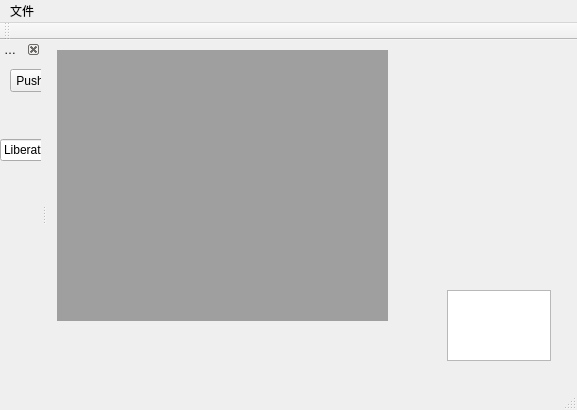
<?xml version="1.0" encoding="UTF-8"?>
<ui version="4.0">
 <class>MainWindow</class>
 <widget class="QMainWindow" name="MainWindow">
  <property name="geometry">
   <rect>
    <x>0</x>
    <y>0</y>
    <width>577</width>
    <height>410</height>
   </rect>
  </property>
  <property name="windowTitle">
   <string>MainWindow</string>
  </property>
  <widget class="QWidget" name="centralwidget">
   <widget class="QMdiArea" name="mdiArea">
    <property name="geometry">
     <rect>
      <x>10</x>
      <y>10</y>
      <width>331</width>
      <height>271</height>
     </rect>
    </property>
   </widget>
   <widget class="QTextEdit" name="textEdit">
    <property name="geometry">
     <rect>
      <x>400</x>
      <y>250</y>
      <width>104</width>
      <height>71</height>
     </rect>
    </property>
   </widget>
  </widget>
  <widget class="QMenuBar" name="menuBar">
   <property name="geometry">
    <rect>
     <x>0</x>
     <y>0</y>
     <width>577</width>
     <height>23</height>
    </rect>
   </property>
   <widget class="QMenu" name="menu">
    <property name="title">
     <string>文件</string>
    </property>
    <addaction name="action_5"/>
   </widget>
   <addaction name="menu"/>
  </widget>
  <widget class="QToolBar" name="toolBar">
   <property name="windowTitle">
    <string>toolBar</string>
   </property>
   <attribute name="toolBarArea">
    <enum>TopToolBarArea</enum>
   </attribute>
   <attribute name="toolBarBreak">
    <bool>false</bool>
   </attribute>
  </widget>
  <widget class="QStatusBar" name="statusBar">
   <property name="sizeGripEnabled">
    <bool>true</bool>
   </property>
  </widget>
  <widget class="QDockWidget" name="dockWidget">
   <property name="features">
    <set>QDockWidget::DockWidgetClosable|QDockWidget::DockWidgetMovable</set>
   </property>
   <property name="allowedAreas">
    <set>Qt::LeftDockWidgetArea</set>
   </property>
   <property name="windowTitle">
    <string>工具箱</string>
   </property>
   <attribute name="dockWidgetArea">
    <number>1</number>
   </attribute>
   <widget class="QWidget" name="dockWidgetContents">
    <widget class="QPushButton" name="pushButton">
     <property name="geometry">
      <rect>
       <x>10</x>
       <y>10</y>
       <width>75</width>
       <height>23</height>
      </rect>
     </property>
     <property name="text">
      <string>PushButton</string>
     </property>
    </widget>
    <widget class="QFontComboBox" name="fontComboBox">
     <property name="geometry">
      <rect>
       <x>0</x>
       <y>80</y>
       <width>213</width>
       <height>22</height>
      </rect>
     </property>
    </widget>
   </widget>
  </widget>
  <action name="action_5">
   <property name="checkable">
    <bool>false</bool>
   </property>
   <property name="checked">
    <bool>false</bool>
   </property>
   <property name="enabled">
    <bool>true</bool>
   </property>
   <property name="text">
    <string>新建Text Edi</string>
   </property>
  </action>
 </widget>
 <resources/>
 <connections/>
</ui>
